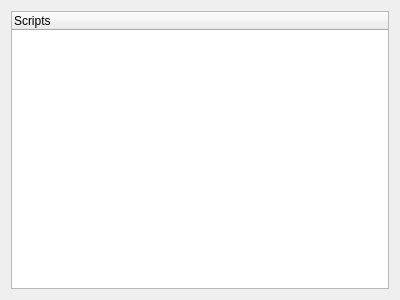
<?xml version="1.0" encoding="UTF-8"?>
<ui version="4.0">
 <class>ScriptManagerTab</class>
 <widget class="QWidget" name="ScriptManagerTab">
  <property name="geometry">
   <rect>
    <x>0</x>
    <y>0</y>
    <width>400</width>
    <height>300</height>
   </rect>
  </property>
  <property name="windowTitle">
   <string>Form</string>
  </property>
  <layout class="QGridLayout" name="gridLayout">
   <item row="0" column="0">
    <widget class="ResourceTreeWidget" name="treeWidget">
     <property name="contextMenuPolicy">
      <enum>Qt::CustomContextMenu</enum>
     </property>
     <column>
      <property name="text">
       <string>Scripts</string>
      </property>
     </column>
    </widget>
   </item>
  </layout>
 </widget>
 <customwidgets>
  <customwidget>
   <class>ResourceTreeWidget</class>
   <extends>QTreeWidget</extends>
   <header>resourcetreewidget.h</header>
  </customwidget>
 </customwidgets>
 <resources/>
 <connections/>
</ui>
